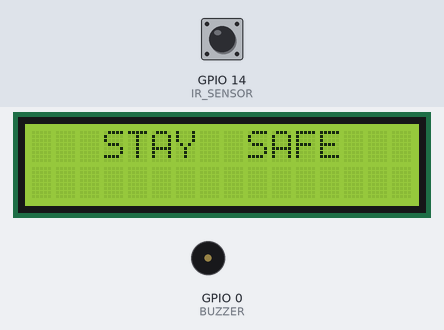
Bench run of a sketch on a simulated ESP8266 (NodeMCU). Shown: 16×2 character LCD, buzzer (waves = sounding, pin HIGH). The test bench sets the inputs (shaded band); at power-on: GPIO 14 (IR_SENSOR) LOW. WiFi joins after 1.5 s; servers stay silent unless stated; network time is answered at once with the bench clock; the local clock reads 2024-03-15 10:24:30 at power-on unless the sketch sets it; random numbers use the default seed unless the sketch sets one; the Firebase database answers and starts empty; what the sketch prints to the serial monitor is not drawn.

Above: at 2.7 s.
2.8 s: GPIO 14 (IR_SENSOR) driven HIGH
At 4.9 s:
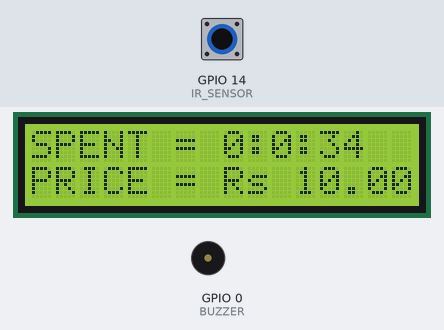
5.5 s: GPIO 14 (IR_SENSOR) driven LOW
At 6.3 s:
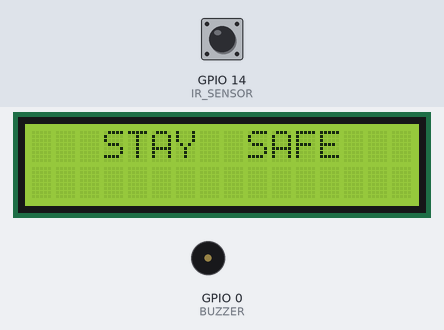
7.1 s: GPIO 14 (IR_SENSOR) driven HIGH
At 7.32 s:
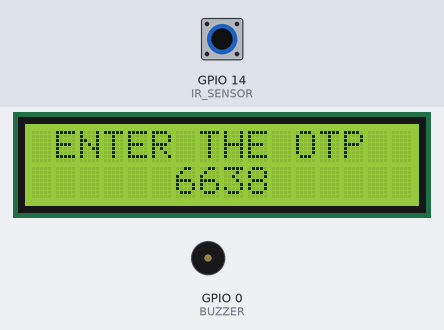
10.1 s: GPIO 14 (IR_SENSOR) pulsed LOW 5 times (0.12 s each, 0.3 s apart)
At 11.02 s:
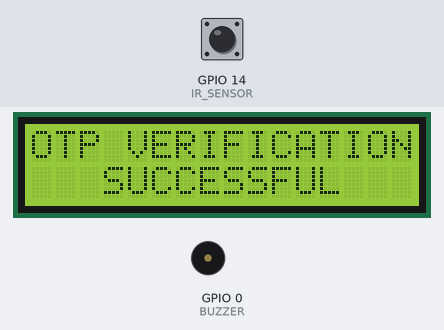
14.6 s: GPIO 14 (IR_SENSOR) pulsed LOW 2 times (0.12 s each, 0.3 s apart)
At 16.6 s:
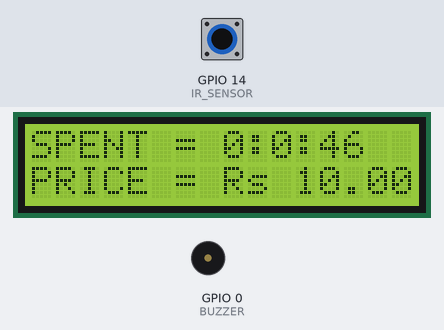
Timing chart, 0 to 18.1 s (numbered marks = the images above; inputs shaded):
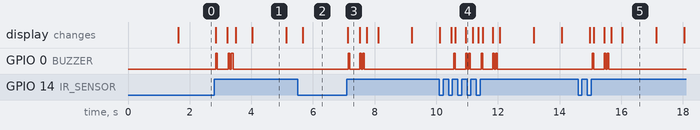

The sketch:

Hardware_code_for_ESP8266.ino
```cpp
#include <ESP8266WiFi.h>
#include <FirebaseESP8266.h>
#include <NTPClient.h>
#include <WiFiUdp.h>
#include <LiquidCrystal_I2C.h>
#include <Wire.h>

# define IR_SENSOR 14

#define BUZZER 0

#define WIFI_SSID "ASV DEN"

#define WIFI_PASSWORD "87554321"

#define FIREBASE_HOST "monetization-of-parking-slots-default-rtdb.firebaseio.com"

#define FIREBASE_AUTH "cOFMUAxCPtylPWvRIVBUEDDjG8lvjKoO9uFFPvVN"

String SLOT_NAME = "slot1";

FirebaseData fbdo;

FirebaseJson setJson;

FirebaseJsonData getJson;

String generated_otp_number="";

unsigned long previousMillis = 0;

const long interval = 10000;

LiquidCrystal_I2C lcd(0x27, 16, 2);

// Define NTP Client to get time
WiFiUDP ntpUDP;

NTPClient timeClient(ntpUDP, "pool.ntp.org");

struct Flags {
  bool generate_otp = false;
  bool uid_found = false;
  bool is_timer_started = false;
}flags;

struct User {
  String uid = "";
  String duration = "";
  float currentprice = 0;
  int currenthour = 0;
  int currentminute = 0;
  int currentsecond = 0;
  int currentminutes = 0;
  int initial_time_hour = 0;
  int initial_time_min = 0;
  int initial_time_sec = 0;
  int initial_minutes = 0;
} user;

void setup() {

  // initialize the LCD
	lcd.begin();

	// Turn on the blacklight and print a message.
  lcd.setCursor(0,0);
	lcd.print("MONETIZATION OF");
  lcd.setCursor(1,1);
  lcd.print("PARKING SLOTS");
  Serial.begin(115200);

  WiFi.begin(WIFI_SSID, WIFI_PASSWORD);
  Serial.print("Connecting to Wi-Fi");
  while (WiFi.status() != WL_CONNECTED){
    Serial.print(".");
    delay(300);
  }
  Serial.println();
  Serial.print("Connected with IP: ");
  Serial.println(WiFi.localIP());
  Serial.println();

  timeClient.begin();
    // Set offset time in seconds to adjust for your timezone, for example:
    // GMT +1 = 3600
    // GMT +8 = 28800
    // GMT -1 = -3600
    // GMT 0 = 0
    timeClient.setTimeOffset(((5*(3600))+1800));

  Firebase.begin(FIREBASE_HOST, FIREBASE_AUTH);
  Firebase.reconnectWiFi(true);

  //Set the size of WiFi rx/tx buffers in the case where we want to work with large data.
  fbdo.setBSSLBufferSize(1024, 1024);

  //Set the size of HTTP response buffers in the case where we want to work with large data.
  fbdo.setResponseSize(1024);

  //Set database read timeout to 1 minute (max 15 minutes)
  Firebase.setReadTimeout(fbdo, 1000 * 60);
  //tiny, small, medium, large and unlimited.
  //Size and its write timeout e.g. tiny (1s), small (10s), medium (30s) and large (60s).
  Firebase.setwriteSizeLimit(fbdo, "tiny");

  //optional, set the decimal places for float and double data to be stored in database
  Firebase.setFloatDigits(2);
  Firebase.setDoubleDigits(6);

  //lcd.clear();

  pinMode(IR_SENSOR, INPUT);

  pinMode(BUZZER, OUTPUT);

}

bool STATE = true;

void loop() {
 if(digitalRead(IR_SENSOR)) {
    if(!flags.generate_otp) {
        generated_otp_number = String(random(1000, 9999));
        lcd.clear();
        lcd.setCursor(1, 0);
        lcd.print("ENTER THE OTP");
        lcd.setCursor(6, 1);
        lcd.print(generated_otp_number);
        delay(10);
        digitalWrite(BUZZER, LOW);
        digitalWrite(BUZZER, HIGH);
        delay(50);
        digitalWrite(BUZZER, LOW);
        Serial.println("The generated otp is : " + generated_otp_number);
        if(Firebase.setString(fbdo, "/OTP/"+SLOT_NAME, generated_otp_number)){
          flags.generate_otp = true;
          flags.is_timer_started = true;
          previousMillis = millis();
        }


    }


    if(flags.is_timer_started){
      if(flags.generate_otp){
      if(!flags.uid_found){
        if(Firebase.getString(fbdo, "/SLOTS/"+SLOT_NAME+"/uid")){
        String uid = fbdo.stringData();
        if(uid!="None"){
          lcd.clear();
          lcd.setCursor(0,0);
          lcd.print("OTP VERIFICATION");
          lcd.setCursor(3,1);
          lcd.print("SUCCESSFUL");
          Serial.println("The uid is " + uid);
          user.uid = uid;
          flags.uid_found = true;
          flags.is_timer_started = false;
          timeClient.update();
          user.initial_time_hour = timeClient.getHours();
          user.initial_time_min = timeClient.getMinutes();
          user.initial_time_sec = timeClient.getSeconds();
          user.initial_minutes = user.initial_time_min + (user.initial_time_hour*60);
          digitalWrite(BUZZER, LOW);
          digitalWrite(BUZZER, HIGH);
          delay(50);
          digitalWrite(BUZZER, LOW);
          delay(50);
          digitalWrite(BUZZER, HIGH);
          delay(50);
          digitalWrite(BUZZER, LOW);
          delay(50);

        }
        if(!flags.uid_found){
          unsigned long currentMillis = millis();
          if(currentMillis - previousMillis >= interval){
            Serial.println("PLEASE PUT THE OTP SOOON");
            lcd.clear();
            lcd.setCursor(1,0);
            lcd.print("ENTER OTP SOON");
            lcd.setCursor(6,1);
            lcd.print(generated_otp_number);
            STATE = !STATE;
            digitalWrite(BUZZER, STATE);
          }
        }
      }
      }

    }
    }

    if(flags.uid_found){
      digitalWrite(BUZZER, LOW);
      // Keep updating the time and the price
      timeClient.update();
      user.currentminutes = (timeClient.getHours()*60 + timeClient.getMinutes()) - user.initial_minutes;
      //Serial.println(user.currentminutes);

      lcd.clear();
      lcd.setCursor(0, 0);
      user.duration = String(user.currentminutes/60)+":"+String(user.currentminutes%60)+":"+String(timeClient.getSeconds());
      String temp = "SPENT = "+String(user.duration);
      lcd.print(temp);

      user.currentprice = float(user.currentminutes)/2 + (10);

      lcd.setCursor(0,1);
      temp = "PRICE = Rs "+String(user.currentprice);
      lcd.print(temp);

      setJson.clear();
      setJson.add("duration", String(user.duration));
      setJson.add("price", String(user.currentprice));
      Firebase.updateNode(fbdo, "SLOTS/"+SLOT_NAME, setJson);
      Serial.println("Updated the firebase");

    }


  }else{
  lcd.setCursor(0,0);
  lcd.print("   STAY  SAFE   ");
  lcd.setCursor(0,1);
  lcd.print("                ");
  flags.generate_otp = false;
  flags.uid_found = false;
  flags.is_timer_started = false;
  digitalWrite(BUZZER, LOW);
 }

}
```

Measured:
- after the input at 2.8 s, GPIO 0 (BUZZER): goes HIGH 0.05 s, LOW 0.36 s, HIGH 0.05 s, LOW 0.05 s, HIGH 0.05 s, then LOW, starting after 0.05 s; the display: first changes at once (image 1 shows a later state)
- after the input at 7.1 s, GPIO 0 (BUZZER): goes HIGH 0.05 s, LOW 0.33 s, HIGH 0.05 s, LOW 0.05 s, HIGH 0.05 s, then LOW, starting at once; the display: changes at once (image 3)
- after the input at 14.6 s, GPIO 0 (BUZZER): goes HIGH 0.05 s, LOW 0.33 s, HIGH 0.05 s, LOW 0.05 s, HIGH 0.05 s, then LOW, starting after 0.46 s
- what the display in image 1 shows lasts 1.1 s, from 4.0 s to 5.1 s
